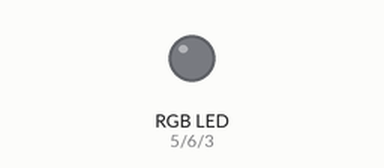
A sketch run on a simulated Arduino Uno, built with avr-gcc and run on an emulated ATmega328P. Shown: an RGB LED mixed from three pins (HIGH = lit). Dim RGB values are drawn brighter than linear.

Above: at 0.05 s.
At 6.4 s:
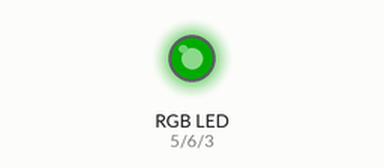
At 8.05 s:
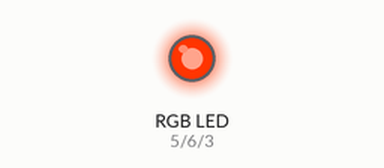
At 9.75 s:
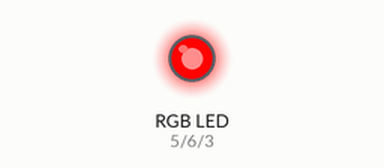
Timing chart, 0 to 14.1 s (numbered marks = the images above):
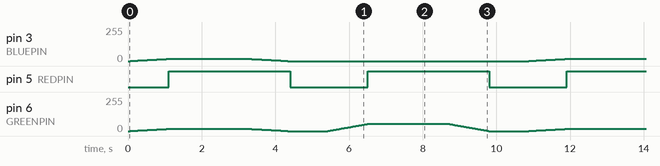

Measured:
- by itself, pin 5 (REDPIN): alternates HIGH for 3.3 s and LOW for 2.1 s

The sketch:

RGBFanControllerArduino.ino
```cpp
#define REDPIN 5
#define GREENPIN 6
#define BLUEPIN 3
#define txPin 11
#define rxPin 10
#define FADESPEED 10     // make this higher to slow down
#define FADESPEED_BREATHE 4
#define MID_DELAY 2200
#define END_DELAY 1000

#include "RGBController.h"
#include <SoftwareSerial.h>
#include <stdlib.h>

RGBController controller(REDPIN, GREENPIN, BLUEPIN);
// note that these 2 pins need to be switched when connected to the Arduino
SoftwareSerial ble(rxPin, txPin);

#pragma mark - function prototypes

void rainbow();
void staticColorWithBLE();
void triColorMode();
void rainbow_breathe();
void dualColorBreathe();
// utilities
void fadeInOutWithColor(int r, int g, int b);

#pragma mark - arduino methods

void setup() {
    pinMode(rxPin, INPUT);
    pinMode(txPin, OUTPUT);
    ble.begin(9600);
    Serial.begin(9600);
    controller.setSavedColor();
}


void loop() {
    //rainbow();
    //staticColorWithBLE();
    //triColorMode();
//    rainbow_breathe();
    dualColorBreathe();
}

#pragma mark - additional methods

void staticColorWithBLE() {
    if (ble.available()) {
        char data = ble.read();
        if (atoi(&data) == CONTROL_MODE_STATIC) {
            char obtainedColor[3];
            ble.readBytes(obtainedColor, 3);
            controller.setColor(int(obtainedColor[0]),int(obtainedColor[1]),int(obtainedColor[2]));
            controller.saveColor(int(obtainedColor[0]), int(obtainedColor[1]), int(obtainedColor[2]));
        }
    }
}

// orange : 253 57 1
// pink 246 10 38
// mint green: 105 255 19
void triColorMode() {
    int r = 253;
    int g = 57;
    int b = 1;
    controller.setColor(r, g, b); // orange

    // change to pink (246, 10, 38)
    while(g > 10) {
        g --;
        if (r > 246) r --;
        if (b < 38) b ++;
        controller.setColor(r, g, b);
        delay(FADESPEED);
    }
    delay(2000);

    // change to mint green (105, 255 ,19)
    while (g < 254) {
        g += 2;
        if (r > 105) r --;
        if (b > 19) b --;
        controller.setColor(r, g, b);
        delay(FADESPEED);
    }
    delay(2000);

    // change back to orange
    while(g > 57) {
        g --;
        if (r < 253) r ++;
        if (b < 19) b ++;
        controller.setColor(r, g, b);
        delay(FADESPEED);
    }
    delay(2000);
}

void rainbow() {
    int r, g, b;

    // fade from blue to violet
    for (r = 0; r < 256; r++) {
        analogWrite(REDPIN, r);
        delay(FADESPEED);
    }
    // fade from violet to red
    for (b = 255; b > 0; b--) {
        analogWrite(BLUEPIN, b);
        delay(FADESPEED);
    }
    // fade from red to yellow
    for (g = 0; g < 256; g++) {
        analogWrite(GREENPIN, g);
        delay(FADESPEED);
    }
    // fade from yellow to green
    for (r = 255; r > 0; r--) {
        analogWrite(REDPIN, r);
        delay(FADESPEED);
    }
    // fade from green to teal
    for (b = 0; b < 256; b++) {
        analogWrite(BLUEPIN, b);
        delay(FADESPEED);
    }
    // fade from teal to blue
    for (g = 255; g > 0; g--) {
        analogWrite(GREENPIN, g);
        delay(FADESPEED);
    }
}

void rainbow_breathe() {
    fadeInOutWithColor(255, 17, 17); // red
    fadeInOutWithColor(255, 56, 0); // orange
    fadeInOutWithColor(255, 51, 22); // yellow
    fadeInOutWithColor(25, 255, 56); // mint green
    fadeInOutWithColor(0, 255, 255); // cyan blue
    fadeInOutWithColor(155, 11, 255); // purple
    fadeInOutWithColor(255, 255, 255); // white
}

void fadeInOutWithColor(int r, int g, int b) {
    RgbColor rgb;
    rgb.r = r;
    rgb.g = g;
    rgb.b = b;
    HsvColor hsv = controller.RgbToHsv(rgb);
    int h = hsv.h;
    int s = hsv.s;
    int v = 0;
    while (v < hsv.v) {
        v ++;
        controller.setHSVColor(h, s, v);
        delay(FADESPEED_BREATHE);
        HsvColor hsv2;
        hsv2.h = h;
        hsv2.s = s;
        hsv2.v = v;
    }
    delay(MID_DELAY);
    while (v > 0) {
        v --;
        controller.setHSVColor(h, s, v);
        delay(FADESPEED_BREATHE);
    }
    delay(END_DELAY);
}

void dualColorBreathe() {
    // red
    fadeInOutWithColor(255, 17, 17);
    // orange
    fadeInOutWithColor(255, 56, 0);
}
```

RGBController.cpp
```cpp
//
// Created by Li on 1/12/2020.
//

#include <math.h>
#include "RGBController.h"

RGBController::RGBController(int redPin, int greenPin, int bluePin) {
    this->bluePin = bluePin;
    this->redPin = redPin;
    this->greenPin = greenPin;
    pinMode(redPin, OUTPUT);
    pinMode(greenPin, OUTPUT);
    pinMode(bluePin, OUTPUT);
}

void RGBController::setColor(int r, int g, int b) {
    analogWrite(redPin, r);
    analogWrite(greenPin, g);
    analogWrite(bluePin, b);
}

void RGBController::saveColor(int r, int g, int b) {
    EEPROM.write(0, r);
    EEPROM.write(1, g);
    EEPROM.write(2, b);
}

void RGBController::setSavedColor() {
    setColor(EEPROM.read(0), EEPROM.read(1), EEPROM.read(2));
}

void RGBController::setRGBColor(RgbColor rgb) {
    setColor(rgb.r, rgb.g, rgb.b);
}

void RGBController::setHSVColor(int h, int s, int v) {
    HsvColor hsvColorOriginal;
    hsvColorOriginal.h = h;
    hsvColorOriginal.s = s;
    hsvColorOriginal.v = v;
    RgbColor rgb = HsvToRgb(hsvColorOriginal);
    setRGBColor(rgb);
}

RgbColor RGBController::HsvToRgb(HsvColor hsv) {
    UnitHsv in = hsvToUnitHsv(hsv);
    double      hh, p, q, t, ff;
    long        i;
    UnitRGB     out;

    if(in.s <= 0.0) {       // < is bogus, just shuts up warnings
        out.r = in.v;
        out.g = in.v;
        out.b = in.v;
        return unitRGBtoRGb(out);
    }
    hh = in.h;
    if(hh >= 360.0) hh = 0.0;
    hh /= 60.0;
    i = (long)hh;
    ff = hh - i;
    p = in.v * (1.0 - in.s);
    q = in.v * (1.0 - (in.s * ff));
    t = in.v * (1.0 - (in.s * (1.0 - ff)));

    switch(i) {
        case 0:
            out.r = in.v;
            out.g = t;
            out.b = p;
            break;
        case 1:
            out.r = q;
            out.g = in.v;
            out.b = p;
            break;
        case 2:
            out.r = p;
            out.g = in.v;
            out.b = t;
            break;

        case 3:
            out.r = p;
            out.g = q;
            out.b = in.v;
            break;
        case 4:
            out.r = t;
            out.g = p;
            out.b = in.v;
            break;
        case 5:
        default:
            out.r = in.v;
            out.g = p;
            out.b = q;
            break;
    }
    return unitRGBtoRGb(out);
}

HsvColor RGBController::RgbToHsv(RgbColor rgb) {
    UnitHsv out;
    double min, max, delta;
    UnitRGB in = rgbToUnitRgb(rgb);

    min = in.r < in.g ? in.r : in.g;
    min = min  < in.b ? min  : in.b;

    max = in.r > in.g ? in.r : in.g;
    max = max  > in.b ? max  : in.b;

    out.v = max;                                // v
    delta = max - min;
    if (delta < 0.00001)
    {
        out.s = 0;
        out.h = 0; // undefined, maybe nan?
        return unitHsvToHSv(out);
    }
    if( max > 0.0 ) { // NOTE: if Max is == 0, this divide would cause a crash
        out.s = (delta / max);                  // s
    } else {
        // if max is 0, then r = g = b = 0
        // s = 0, h is undefined
        out.s = 0.0;
        out.h = NAN;                            // its now undefined
        return unitHsvToHSv(out);
    }
    if( in.r >= max )                           // > is bogus, just keeps compilor happy
        out.h = ( in.g - in.b ) / delta;        // between yellow & magenta
    else
    if( in.g >= max )
        out.h = 2.0 + ( in.b - in.r ) / delta;  // between cyan & yellow
    else
        out.h = 4.0 + ( in.r - in.g ) / delta;  // between magenta & cyan

    out.h *= 60.0;                              // degrees

    if( out.h < 0.0 )
        out.h += 360.0;

    return unitHsvToHSv(out);
}

HsvColor RGBController::unitHsvToHSv(UnitHsv hsv) {
    HsvColor newHsv;
    newHsv.h = int(255.0 * (hsv.h / 360.0));
    newHsv.s = int(255.0 * hsv.s);
    newHsv.v = int(255.0 * hsv.v);
    return newHsv;
}

UnitHsv RGBController::hsvToUnitHsv(HsvColor hsv) {
    UnitHsv newHSv;
    newHSv.h = 360.0 * (double(hsv.h)/ 255.0);
    newHSv.s = (double(hsv.s)/255.0);
    newHSv.v = (double(hsv.v)/255.0);
    return newHSv;
}

RgbColor RGBController::unitRGBtoRGb(UnitRGB rgb) {
    RgbColor newRgb;
    newRgb.r = int(255.0 * rgb.r);
    newRgb.g = int(255.0 * rgb.g);
    newRgb.b = int(255.0 * rgb.b);
    return newRgb;
}

UnitRGB RGBController::rgbToUnitRgb(RgbColor rgb) {
    UnitRGB in;
    in.r = ((double)rgb.r) / 255.0;
    in.g = ((double)rgb.g) / 255.0;
    in.b = ((double)rgb.b) / 255.0;
    return in;
}
```

RGBController.h
```cpp
//
// Created by Li on 1/12/2020.
//

#ifndef RGBFANCONTROLLERARDUINO_RGBCONTROLLER_H
#define RGBFANCONTROLLERARDUINO_RGBCONTROLLER_H

#include <Arduino.h>
#include <EEPROM.h>

typedef enum {
    CONTROL_MODE_STATIC,
    CONTROL_MODE_RAINBOW
} CONTROL_MODE;

typedef struct {
    unsigned int r;
    unsigned int g;
    unsigned int b;
} RgbColor;

typedef struct {
    unsigned int h;
    unsigned int s;
    unsigned char v;
} HsvColor;

typedef struct {
    double h;       // angle in degrees
    double s;       // a fraction between 0 and 1
    double v;       // a fraction between 0 and 1
} UnitHsv;

typedef struct {
    double r;       // a fraction between 0 and 1
    double g;       // a fraction between 0 and 1
    double b;       // a fraction between 0 and 1
} UnitRGB;

class RGBController {
public:
    RGBController(int redPin, int greenPin, int bluePin);
    void setColor(int r, int g, int b);
    void saveColor(int r, int g, int b);
    void setSavedColor();
    void setRGBColor(RgbColor rgb);
    void setHSVColor(int h, int s, int v);

    RgbColor HsvToRgb(HsvColor hsv);
    HsvColor RgbToHsv(RgbColor rgb);
private:
    int redPin;
    int greenPin;
    int bluePin;

    static HsvColor unitHsvToHSv(UnitHsv hsv);
    static UnitHsv hsvToUnitHsv(HsvColor hsv);
    static RgbColor unitRGBtoRGb(UnitRGB rgb);
    static UnitRGB rgbToUnitRgb(RgbColor rgb);

};

#endif //RGBFANCONTROLLERARDUINO_RGBCONTROLLER_H
```
